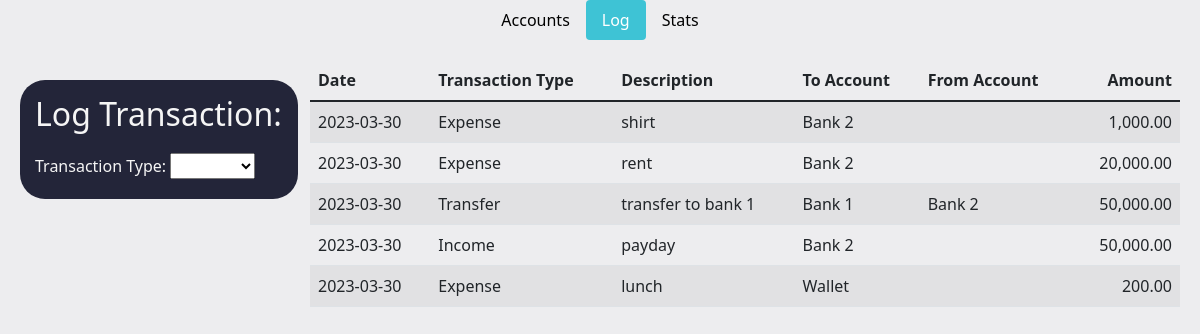
The app's page /log with its own data.
### tables this page shows
CREATE TABLE 'transactions' ('id' INTEGER PRIMARY KEY AUTOINCREMENT NOT NULL, 'transaction_type' TEXT, 'expense_type' TEXT, 'date' DATETIME, 'description' TEXT, 'to_account' TEXT, 'from_account' TEXT, 'amount' NUMERIC, 'log_timestamp' DATETIME);

### app.py (the view, shortened to what this page needs)
@app.route("/log", methods=["GET","POST"])
def log():
    if request.method == "GET":
        transactions = db.execute("SELECT * FROM transactions ORDER BY date DESC, log_timestamp DESC")
        for row in transactions:
            amount = row["amount"]
            row["amount"] = numeric(amount)
        accounts = db.execute("SELECT * FROM accounts")
        return render_template("log.html", transactions=transactions, accounts=accounts)

### app.py (called while the page is built)
def numeric(value):
    return f"{value:,.2f}"

### templates/log.html (shortened to what this page needs)
{% extends "layout.html" %}
{% block nav %}
    <nav class="nav nav-pills justify-content-center">
        <a class="nav-link" href="/">Accounts</a>
        <a class="nav-link active" aria-current="page" href="/log">Log</a>
        <a class="nav-link" href="/stats">Stats</a>
    </nav>
{% endblock %}
{% block body %}
    <div>
        <div id="log_transaction">
            <form id="log_form" action="/log" method="post">
                <h2>Log Transaction:</h2>
                <div>
                    <label>Transaction Type:</label>
                    <select id="transactiontype" name="transactiontype">
                            <option value="" disabled selected hidden></option>
                            <option value="Expense">Expense</option>
                    </select>
                </div>
           </form>
        </div>
        <table id="log_table" class="table table-striped">
            <thead>
                <tr>
                    <th class="text-start">Date</th>
                    <th class="text-start">Transaction Type</th>
                    <th class="text-start">Description</th>
                    <th class="text-start">To Account</th>
                    <th class="text-start">From Account</th>
                    <th class="text-end">Amount</th>
                </tr>
            </thead>
            <tbody>
                {% for row in transactions %}
                    <tr>
                        <td class="text-start">{{ row["date"]}}</td>
                        <td class="text-start">{{ row["transaction_type"] }}</td>
                        <td class="text-start">{{ row["description"] }}</td>
                        <td class="text-start">{{ row["to_account"] }}</td>
                        <td class="text-start">{{ row["from_account"] }}</td>
                        <td class="text-end">{{ row["amount"] }}</td>
                    </tr>
                {% endfor %}
            </tbody>
        </table>
    </div>
{% endblock %}

### templates/layout.html (shortened to what this page needs)
<!DOCTYPE html>
<html lang="en">
    <head>
        <link href="https://cdn.jsdelivr.net/npm/bootstrap@5.1.3/dist/css/bootstrap.min.css" rel="stylesheet">
        <link href="/static/styles.css" rel="stylesheet">
    </head>
    <body>
        {% block nav %}{% endblock %}
        {% block body %}{% endblock %}
    </body>
</html>

### static/styles.css (style rules this page uses)
.nav-link { color: black; }
.nav-pills .nav-link.active { background-color: #3EC3D5; color: white; }
body { background-color:#EDEDEF; margin-left: 20px; margin-right: 20px; }
div { margin-top: 20px; margin-bottom: 20px; }
#log_transaction { text-align: left; float: left; width: 24%; background-color: #232539; color: #F5F5F5; padding-top: 15px; padding-left: 15px; border-radius: 25px; }
#log_table { float: right; width: 75%; }

### records on screen
transactions: date "2023-03-30", transaction_type "Expense", description "shirt", to_account "Bank 2", amount "1,000.00"
transactions: date "2023-03-30", transaction_type "Expense", description "rent", to_account "Bank 2", amount "20,000.00"
transactions: date "2023-03-30", transaction_type "Transfer", description "transfer to bank 1", to_account "Bank 1", from_account "Bank 2", amount "50,000.00"
transactions: date "2023-03-30", transaction_type "Income", description "payday", to_account "Bank 2", amount "50,000.00"
transactions: date "2023-03-30", transaction_type "Expense", description "lunch", to_account "Wallet", amount "200.00"
